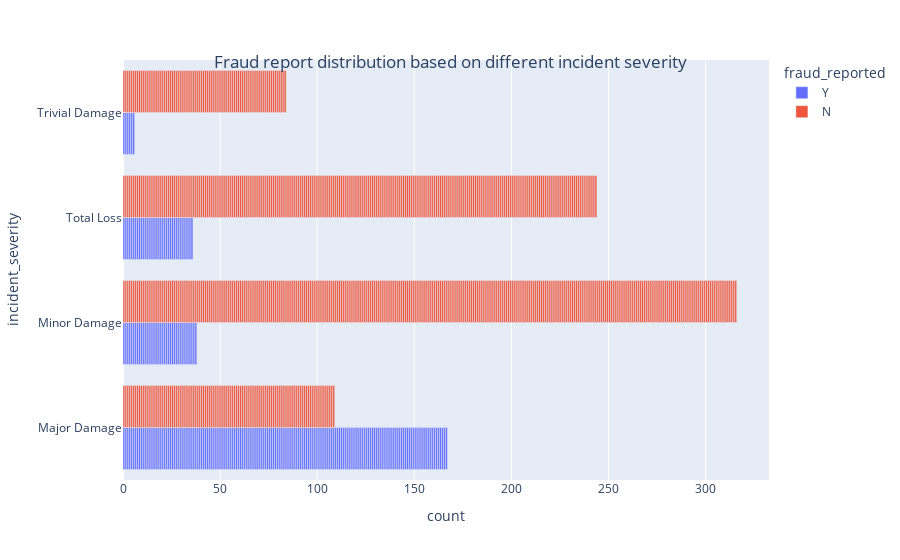

Notebook code for this chart:
### Code cell
fig = plot_bar_group(insuranceDf, 'incident_severity')
fig.update_traces(textposition="outside")
fig.update_layout(    title={
        'text': "Fraud report distribution based on different incident severity",
        'y':0.9,
        'x':0.5,
        'xanchor': 'center',
        'yanchor': 'top'})
fig.show()

### Figure 1 — Plotly figure (JSON) as saved in the notebook; plotly's stock layout.template omitted (floating-point values rounded to 4 significant figures; data arrays with more than 128 entries replaced by an {"elided": "..."} marker saying what was removed)
{"data": [{"alignmentgroup": "True", "hovertemplate": "fraud_reported=Y<br>count=%{x}<br>incident_severity=%{y}<extra></extra>", "legendgroup": "Y", "marker": {"color": "#636efa", "pattern": {"shape": ""}}, "name": "Y", "offsetgroup": "Y", "orientation": "h", "showlegend": true, "textposition": "outside", "type": "bar", "x": {"elided": "247 int values"}, "xaxis": "x", "y": {"elided": "247 str values"}, "yaxis": "y"}, {"alignmentgroup": "True", "hovertemplate": "fraud_reported=N<br>count=%{x}<br>incident_severity=%{y}<extra></extra>", "legendgroup": "N", "marker": {"color": "#EF553B", "pattern": {"shape": ""}}, "name": "N", "offsetgroup": "N", "orientation": "h", "showlegend": true, "textposition": "outside", "type": "bar", "x": {"elided": "753 int values"}, "xaxis": "x", "y": {"elided": "753 str values"}, "yaxis": "y"}], "layout": {"barmode": "group", "legend": {"title": {"text": "fraud_reported"}, "tracegroupgap": 0}, "margin": {"t": 60}, "title": {"text": "Fraud report distribution based on different incident severity", "x": 0.5, "xanchor": "center", "y": 0.9, "yanchor": "top"}, "xaxis": {"anchor": "y", "domain": [0, 1], "title": {"text": "count"}}, "yaxis": {"anchor": "x", "domain": [0, 1], "title": {"text": "incident_severity"}}}}
